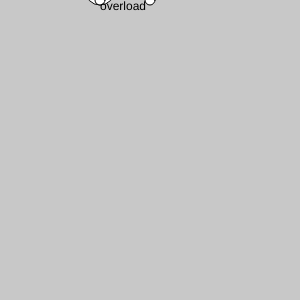
Frame 1 (no input)
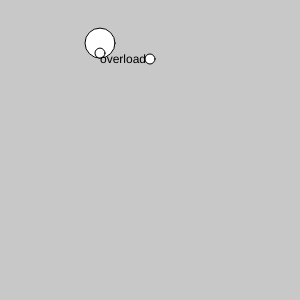
Frame 60 (no input)
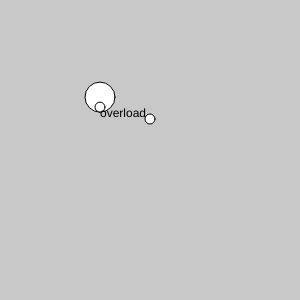
Frame 120 (the mouse pressed at the canvas centre since frame 60)

The p5.js sketch that drew these frames (run headless with seeded random() and noise() and a simulated clock; from frame 60 on, the mouse is pressed at the canvas centre):

// p5.js sketch
// ── sketch.js
class Rock {
  constructor(x, altitude, speed) {
    this.x = x;
    this.altitude = altitude;
    this.speed = speed;
  }

  update() {
    this.altitude -= this.speed;
    if(this.altitude <= 4) {
      this.altitude = 4;
    }
  }

  draw () {
    ellipse(this.x, height - this.altitude, 10);
    this.update();
  }
}

class ParaRock extends Rock {
  constructor(x, altitude, speed){
    super(x, altitude, speed);
  }
  draw () {
    ellipse(this.x, height - this.altitude - 10, 30);
    ellipse(this.x, height - this.altitude, 10);
    text('overload', this.x, height - this.altitude + 10)
    this.update();
  }
}

let myRock;
let leftRock;

function setup () {
  createCanvas(300, 300);
  myRock = new Rock(width / 2, height, 1);
  leftRock = new ParaRock(100, height, 0.9);
}

function draw () {
  background(200);
  myRock.draw();
  leftRock.draw();
}
